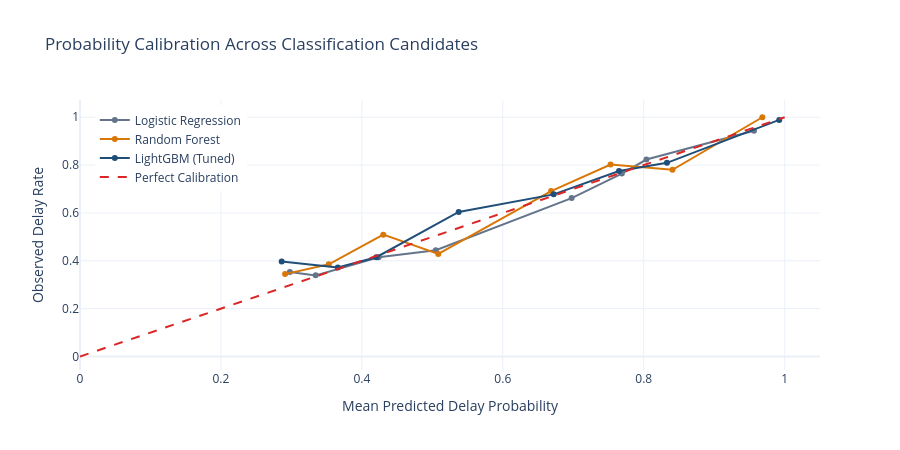

The notebook cell this image was saved under:
### Markdown cell above
#### Probability Calibration Across Classification Candidates

This figure compares predicted delay probabilities with observed delay rates for Logistic Regression, Random Forest, and LightGBM (Tuned) on the held-out test horizon. The diagonal reference represents perfect probability calibration.

### Code cell
# CALIBRATION CURVE: CLASSIFIER PROBABILITY RELIABILITY

fig_calibration = go.Figure()

fig_calibration.add_trace(
    go.Scatter(
        x=calibration_mean_logistic,
        y=calibration_fraction_logistic,
        mode='lines+markers',
        name='Logistic Regression',
        line=dict(color=COLOR_SLATE_GREY)
    )
)

fig_calibration.add_trace(
    go.Scatter(
        x=calibration_mean_rf,
        y=calibration_fraction_rf,
        mode='lines+markers',
        name='Random Forest',
        line=dict(color=COLOR_ORANGE_PRIMARY)
    )
)

fig_calibration.add_trace(
    go.Scatter(
        x=calibration_mean_lgb,
        y=calibration_fraction_lgb,
        mode='lines+markers',
        name='LightGBM (Tuned)',
        line=dict(color=COLOR_NAVY_PRIMARY)
    )
)

fig_calibration.add_trace(
    go.Scatter(
        x=[0, 1],
        y=[0, 1],
        mode='lines',
        name='Perfect Calibration',
        line=dict(
            color=COLOR_CRIMSON_RED,
            dash='dash',
            width=2
        )
    )
)

fig_calibration.update_layout(
    title='Probability Calibration Across Classification Candidates',
    xaxis_title='Mean Predicted Delay Probability',
    yaxis_title='Observed Delay Rate',
    template='plotly_white',
    height=450,
    legend=dict(x=0.02, y=0.98)
)

fig_calibration.show()

### Figure 1 — Plotly figure (JSON) as saved in the notebook; plotly's stock layout.template omitted (floating-point values rounded to 4 significant figures)
{"data": [{"line": {"color": "#64748B"}, "mode": "lines+markers", "name": "Logistic Regression", "type": "scatter", "x": [0.2979, 0.3344, 0.4239, 0.5049, 0.6977, 0.7689, 0.8038, 0.9565], "y": [0.3529, 0.3391, 0.4148, 0.4444, 0.6622, 0.7646, 0.8232, 0.9439]}, {"line": {"color": "#D97706"}, "mode": "lines+markers", "name": "Random Forest", "type": "scatter", "x": [0.291, 0.353, 0.4304, 0.5084, 0.6686, 0.7529, 0.8408, 0.9683], "y": [0.3443, 0.3855, 0.5093, 0.4286, 0.6915, 0.8021, 0.7806, 1.0]}, {"line": {"color": "#1F4E79"}, "mode": "lines+markers", "name": "LightGBM (Tuned)", "type": "scatter", "x": [0.2862, 0.3659, 0.4205, 0.5374, 0.6722, 0.7649, 0.833, 0.9923], "y": [0.3968, 0.3725, 0.4149, 0.6043, 0.6776, 0.7755, 0.8096, 0.9888]}, {"line": {"color": "#DC2626", "dash": "dash", "width": 2}, "mode": "lines", "name": "Perfect Calibration", "type": "scatter", "x": [0, 1], "y": [0, 1]}], "layout": {"height": 450, "legend": {"x": 0.02, "y": 0.98}, "title": {"text": "Probability Calibration Across Classification Candidates"}, "xaxis": {"title": {"text": "Mean Predicted Delay Probability"}}, "yaxis": {"title": {"text": "Observed Delay Rate"}}}}
